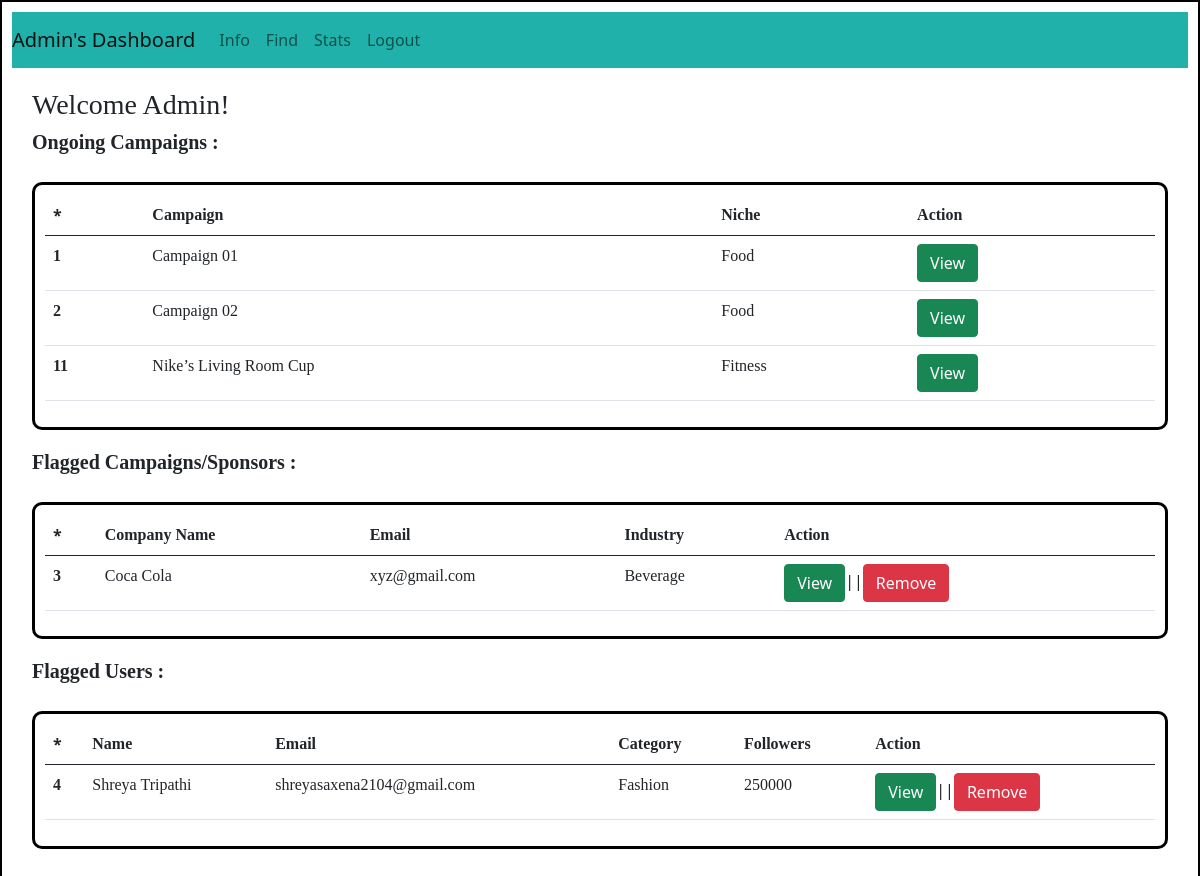
The app's page /admin/dashboard with its own data.
### backend/models.py (models this page shows)
class Campaigns(db.Model):
    __tablename__ = "campaigns"
    id = db.Column(db.Integer, primary_key = True, nullable = False, autoincrement = True)
    name = db.Column(db.String, nullable = False)
    search_name = db.Column(db.String, nullable = False, default = "null")
    description = db.Column(db.Text, nullable = False)
    start_date = db.Column(db.String, nullable = False, default = "null")
    end_date = db.Column(db.String, nullable = False)
    budget = db.Column(db.Float, nullable = False)
    visibility = db.Column(db.String, nullable = False, default="public")
    goals = db.Column(db.Text, nullable = False)
    niche = db.Column(db.Text, nullable = False, default = "null")
    sponser_id = db.Column(db.Integer, db.ForeignKey("sponser.id"), nullable = False)
    ad_requests = db.relationship("Ad_request", cascade="all, delete", backref="campaigns")

class Sponser(db.Model):
    __tablename__ = "sponser"
    id = db.Column(db.Integer, primary_key = True, nullable = False, autoincrement = True)
    email = db.Column(db.String, nullable = False)
    company_name = db.Column(db.String, nullable = False)
    search_name = db.Column(db.String, nullable = False, default="null")
    user_name = db.Column(db.String, unique = True, nullable = False)
    pwd = db.Column(db.String, nullable = False,  default="null")
    industry = db.Column(db.String, nullable = False)
    budget = db.Column(db.Float, nullable = False, default = 1000.0)
    is_flagged = db.Column(db.String, nullable=False, default="False")
    type = db.Column(db.String, nullable = False, default = "Sponsor")
    campaigns = db.relationship("Campaigns", cascade="all, delete", backref="sponser")

class User(db.Model):
    __tablename__ = "user"
    id = db.Column(db.Integer, primary_key = True, nullable = False, autoincrement = True)
    email = db.Column(db.String, nullable = False)
    full_name = db.Column(db.String, nullable = False)
    search_name = db.Column(db.String, nullable = False, default="null")
    user_name = db.Column(db.String, unique = True, nullable = False)
    pwd = db.Column(db.String, nullable = False, default="null")
    category = db.Column(db.String, nullable = False, default="null")
    niche = db.Column(db.String, nullable = False, default="null")
    followers = db.Column(db.Integer, nullable=False, default = 0)
    type = db.Column(db.String, nullable = False, default = "general")
    is_flagged = db.Column(db.String, nullable=False, default="False")
    ad_request = db.relationship("Ad_request", cascade="all, delete", backref="user")

### backend/controllers.py (the view)
@app.route('/admin/dashboard')
def admin_dashboard():
    admin = User.query.filter_by(type = "admin")
    campaign_summary = fetch_campaigns() #Calling
    flagged_user = fetch_flagged_user()
    flagged_sponser = fetch_flagged_sponser()
    return render_template("admin_dashboard_info.html", campaigns = campaign_summary, flagged_user=flagged_user, flagged_sponser=flagged_sponser )

### backend/controllers.py (called while the page is built)
def fetch_campaigns():
    campaigns=Campaigns.query.filter_by(visibility = "Public" ).all()
    campaign_list = {}
    for campaign in campaigns:
        if campaign.id not in campaign_list.keys():
            campaign_list[campaign.id] = [campaign.name, campaign.niche, campaign.end_date, campaign.budget, campaign.start_date, campaign.sponser_id]
    return campaign_list

def fetch_flagged_user():
    flagged = User.query.filter_by(is_flagged = "True").all()
    flag_list = {}
    for user in flagged:
        if user.id not in flag_list.keys():
            flag_list[user.id] = [user.full_name, user.email, user.category, user.followers]
    return flag_list

def fetch_flagged_sponser():
    flagged = Sponser.query.filter_by(is_flagged = "True").all()
    flag_list = {}
    for sponser in flagged:
        if sponser.id not in flag_list.keys():
            flag_list[sponser.id] = [sponser.company_name, sponser.email, sponser.industry]
    return flag_list

### templates/admin_dashboard_info.html (shortened to what this page needs)
<!DOCTYPE html>
<html lang="en">
<head>
    <link rel="stylesheet" href = "/static/dashboardstyle.css">
    <link href="https://cdn.jsdelivr.net/npm/bootstrap@5.0.2/dist/css/bootstrap.min.css" rel="stylesheet">
</head>
<body>
    <div id = "container-admin">
      <nav class="navbar navbar-expand-lg navbar-light " style="background-color: lightseagreen;">
        <a class="navbar-brand" href="#">Admin's Dashboard</a>
        <div class="collapse navbar-collapse" id="navbarNav">
          <ul class="navbar-nav">
            <li class="nav-item active">
              <a class="nav-link" href="/admin/dashboard/info"> Info </a>
            </li>
            <li class="nav-item active">
              <a class="nav-link" href="/admin/dashboard/find"> Find</a>
            </li>
            <li class="nav-item active">
              <a class="nav-link" href="/admin/stats"> Stats </a>
            </li>
            <li class="nav-item">
              <a class="nav-link" href="/login"> Logout</a>
            </li>
          </nav>
          <div id="main">
            <label><h3 style="font-family: 'Times New Roman', Times, serif;">Welcome Admin!</h3></label><br>
           <label><h5 style="font-family: 'Times New Roman', Times, serif;"><b>Ongoing Campaigns :</b></h5></label>
          </div>
          <div id="campaign">
            {%if campaigns%}
            <table class="table">
              <thead>
                <tr>
                  <th scope="col">*</th>
                  <th style="font-family: 'Times New Roman', Times, serif;" scope="col">Campaign</th>
                  <th style="font-family: 'Times New Roman', Times, serif;" scope="col">Niche</th>
                  <th style="font-family: 'Times New Roman', Times, serif;" scope="col">Action</th>
                </tr>
              </thead>
              <tbody>
              {%for key, value in campaigns.items()%}
                <tr>
                  <th style="font-family: 'Times New Roman', Times, serif;" scope="row">{{key}}</th>
                  <td style="font-family: 'Times New Roman', Times, serif;">{{value[0]}}</td>
                  <td style="font-family: 'Times New Roman', Times, serif;">{{value[1]}}</td>
                  <td><a href="/view/campaign/{{key}}"><button type="button" class="btn btn-success">View</button></a></td>
                </tr>
              {%endfor%}
              </tbody>
            </table>
            {%else%}
            <h3 style="font-family: 'Times New Roman', Times, serif;">No Campaigns available!</h3>
            {%endif%}
          </div>
          <div id="main">
           <label><h5 style="font-family: 'Times New Roman', Times, serif;"><b>Flagged Campaigns/Sponsors :</b></h5></label>
          </div>
          <div id="flagged">
            {%if flagged_sponser%}
            <table class="table">
              <thead>
                <tr>
                  <th scope="col">*</th>
                  <th style="font-family: 'Times New Roman', Times, serif;" scope="col">Company Name</th>
                  <th style="font-family: 'Times New Roman', Times, serif;" scope="col">Email</th>
                  <th style="font-family: 'Times New Roman', Times, serif;" scope="col">Industry</th>
                  <th style="font-family: 'Times New Roman', Times, serif;" scope="col">Action</th>
                </tr>
              </thead>
              {%for key, value in flagged_sponser.items()%}
              <tbody>
                <tr>
                  <th style="font-family: 'Times New Roman', Times, serif;" scope="row">{{key}}</th>
                  <td style="font-family: 'Times New Roman', Times, serif;">{{value[0]}}</td>
                  <td style="font-family: 'Times New Roman', Times, serif;">{{value[1]}}</td>
                  <td style="font-family: 'Times New Roman', Times, serif;">{{value[2]}}</td>
                  <td><a href="/admin/view/sponser/{{key}}"><button type="button" class="btn btn-success">View</button></a>||<a href="/remove/flagged/sponser/{{key}}"><button type="button" class="btn btn-danger">Remove</button></a></td>
                </tr>
                {%endfor%}
              </tbody>
            </table>
            {%else%}
            <h3 style="font-family: 'Times New Roman', Times, serif;">No Flagged Sponsors!</h3>
            {%endif%}
          </div>
        <div>
          <div id="main">
            <label><h5 style="font-family: 'Times New Roman', Times, serif;"><b>Flagged Users :</b></h5></label>
           </div>
           <div id="flagged">
             {%if flagged_user%}
             <table class="table">
               <thead>
                 <tr>
                   <th scope="col">*</th>
                   <th style="font-family: 'Times New Roman', Times, serif;" scope="col">Name</th>
                   <th style="font-family: 'Times New Roman', Times, serif;" scope="col">Email</th>
                   <th style="font-family: 'Times New Roman', Times, serif;" scope="col">Category</th>
                   <th style="font-family: 'Times New Roman', Times, serif;" scope="col">Followers</th>
                   <th style="font-family: 'Times New Roman', Times, serif;" scope="col">Action</th>
                 </tr>
               </thead>
               {%for key, value in flagged_user.items()%}
               <tbody>
                 <tr>
                   <th style="font-family: 'Times New Roman', Times, serif;" scope="row">{{key}}</th>
                   <td style="font-family: 'Times New Roman', Times, serif;">{{value[0]}}</td>
                   <td style="font-family: 'Times New Roman', Times, serif;">{{value[1]}}</td>
                   <td style="font-family: 'Times New Roman', Times, serif;">{{value[2]}}</td>
                   <td style="font-family: 'Times New Roman', Times, serif;">{{value[3]}}</td>
                   <td><a href="/admin/view/user/{{key}}"><button type="button" class="btn btn-success">View</button></a>||<a href="/remove/flagged/user/{{key}}"><button type="button" class="btn btn-danger">Remove</button></a></td>
                 </tr>
                 {%endfor%}
               </tbody>
             </table>
             {%else%}
             <h3 style="font-family: 'Times New Roman', Times, serif;">No Flagged Users!</h3>
             {%endif%}
           </div>
</body>
</html>

### static/dashboardstyle.css (style rules this page uses)
* { margin: 0%; padding: 0%; }
#campaign { border: 3px solid black ; padding: 10px; margin-left: 20px; margin-right: 20px; border-radius: 10px; }
#flagged { border: 3px solid black ; padding: 10px; margin-left: 20px; margin-right: 20px; border-radius: 10px; }
#container-admin { border: 2px solid black; padding: 10px; height: 1000px; }
#main { padding: 20px; }

### records on screen
Campaigns: name "Campaign 01", niche "Food"
Campaigns: name "Campaign 02", niche "Food"
Campaigns: name "Nike’s Living Room Cup", niche "Fitness"
Sponser: company_name "Coca Cola", email "xyz@gmail.com", industry "Beverage"
User: full_name "Shreya Tripathi", email "shreyasaxena2104@gmail.com", category "Fashion", followers "250000"

### other values on screen
{{ key }} "1" "2" "11"
{{ key }} "3"
{{ key }} "4"
